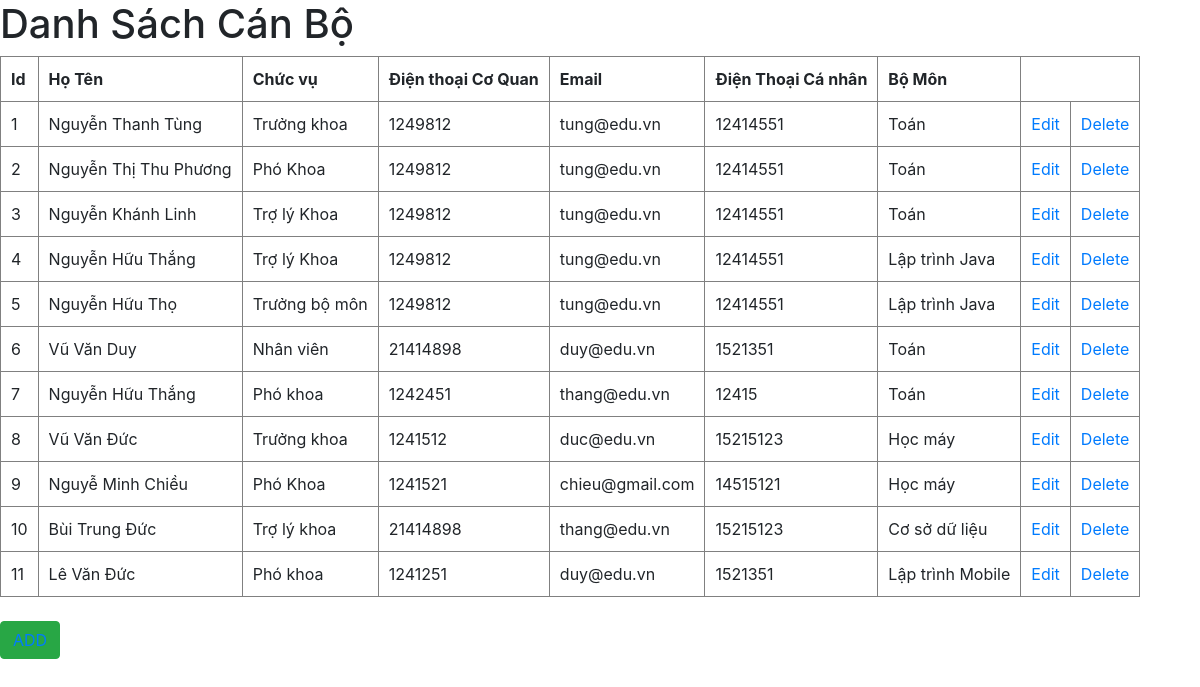
The page /canbo.php on the database its author committed.
### tables this page shows
CREATE TABLE `can_bo` (
  `id_canbo` int(12) NOT NULL,
  `ho_ten` varchar(30) NOT NULL,
  `chuc_vu` varchar(50) NOT NULL,
  `dt_coquan` int(11) NOT NULL,
  `email` varchar(30) NOT NULL,
  `dt_canhan` int(11) NOT NULL,
  `id_bomon` int(12) NOT NULL
);

CREATE TABLE `bomon` (
  `id_bomon` int(12) NOT NULL,
  `ten_bomon` varchar(30) NOT NULL,
  `id_khoa` int(12) NOT NULL
);

### canbo.php (the view, shortened to what this page needs)
<!DOCTYPE html>
<html lang="en">
<head>
    <link rel="stylesheet" href="https://maxcdn.bootstrapcdn.com/bootstrap/4.0.0-beta.2/css/bootstrap.min.css">
    <link rel="stylesheet" href="https://cdnjs.cloudflare.com/ajax/libs/font-awesome/5.15.1/css/all.min.css" />
</head>
<body>
    <h1>Danh Sách Cán Bộ</h1>
    <table border="1" cellspacing="0" cellpadding="10">
        <tr>
            <th>Id</th>
            <th>Họ Tên</th>
            <th>Chức vụ</th>
            <th>Điện thoại Cơ Quan</th>
            <th>Email</th>
            <th>Điện Thoại Cá nhân</th>
            <th>Bộ Môn</th>
        </tr>
    <?php
            include('connect.php');
            $sql = "SELECT can_bo.id_canbo,can_bo.ho_ten,can_bo.chuc_vu,can_bo.dt_coquan,can_bo.email,can_bo.dt_canhan,bomon.ten_bomon
            FROM can_bo JOIN bomon ON bomon.id_bomon = can_bo.id_bomon";
            $result = mysqli_query($connect, $sql);
            if(mysqli_num_rows($result) > 0) {
                while ( $row = mysqli_fetch_assoc($result) ) {
                    echo '<tr>';
                    echo    '<td>'.$row['id_canbo'].'</td>';
                    echo    '<td>'.$row['ho_ten'].'</td>';
                    echo    '<td>'.$row['chuc_vu'].'</td>';
                    echo    '<td>'.$row['dt_coquan'].'</td>';
                    echo    '<td>'.$row['email'].'</td>';
                    echo    '<td>'.$row['dt_canhan'].'</td>';
                    echo    '<td>'.$row['ten_bomon'].'</td>';
                    echo    ' <td><a href="edit.php?canboid='.$row['id_canbo'].'">Edit</a></td>';
                    echo    '<td><a href="delete.php?canboid='.$row['id_canbo'].'">Delete</a></td>';
                    echo '</tr>';
                }
            }
        ?>
    </table><br>
    <div class="button">
        <button class="btn btn-success"><a href="add.php?canbo">ADD</a></button><br>
    </div>
</body>
</html>

### rows shown on the page
can_bo: id_canbo "1", ho_ten "Nguyễn Thanh Tùng", chuc_vu "Trưởng khoa", dt_coquan "1249812", email "tung@edu.vn", dt_canhan "12414551", id_bomon.ten_bomon "Toán"
can_bo: id_canbo "2", ho_ten "Nguyễn Thị Thu Phương", chuc_vu "Phó Khoa", dt_coquan "1249812", email "tung@edu.vn", dt_canhan "12414551", id_bomon.ten_bomon "Toán"
can_bo: id_canbo "3", ho_ten "Nguyễn Khánh Linh", chuc_vu "Trợ lý Khoa", dt_coquan "1249812", email "tung@edu.vn", dt_canhan "12414551", id_bomon.ten_bomon "Toán"
can_bo: id_canbo "4", ho_ten "Nguyễn Hữu Thắng", chuc_vu "Trợ lý Khoa", dt_coquan "1249812", email "tung@edu.vn", dt_canhan "12414551", id_bomon.ten_bomon "Lập trình Java"
can_bo: id_canbo "5", ho_ten "Nguyễn Hữu Thọ", chuc_vu "Trưởng bộ môn", dt_coquan "1249812", email "tung@edu.vn", dt_canhan "12414551", id_bomon.ten_bomon "Lập trình Java"
can_bo: id_canbo "6", ho_ten "Vũ Văn Duy", chuc_vu "Nhân viên", dt_coquan "21414898", email "duy@edu.vn", dt_canhan "1521351", id_bomon.ten_bomon "Toán"
can_bo: id_canbo "7", ho_ten "Nguyễn Hữu Thắng", chuc_vu "Phó khoa", dt_coquan "1242451", email "thang@edu.vn", dt_canhan "12415", id_bomon.ten_bomon "Toán"
can_bo: id_canbo "8", ho_ten "Vũ Văn Đức", chuc_vu "Trưởng khoa", dt_coquan "1241512", email "duc@edu.vn", dt_canhan "15215123", id_bomon.ten_bomon "Học máy"
can_bo: id_canbo "9", ho_ten "Nguyễ Minh Chiều", chuc_vu "Phó Khoa", dt_coquan "1241521", email "chieu@gmail.com", dt_canhan "14515121", id_bomon.ten_bomon "Học máy"
can_bo: id_canbo "10", ho_ten "Bùi Trung Đức", chuc_vu "Trợ lý khoa", dt_coquan "21414898", email "thang@edu.vn", dt_canhan "15215123", id_bomon.ten_bomon "Cơ sở dữ liệu"
can_bo: id_canbo "11", ho_ten "Lê Văn Đức", chuc_vu "Phó khoa", dt_coquan "1241251", email "duy@edu.vn", dt_canhan "1521351", id_bomon.ten_bomon "Lập trình Mobile"
